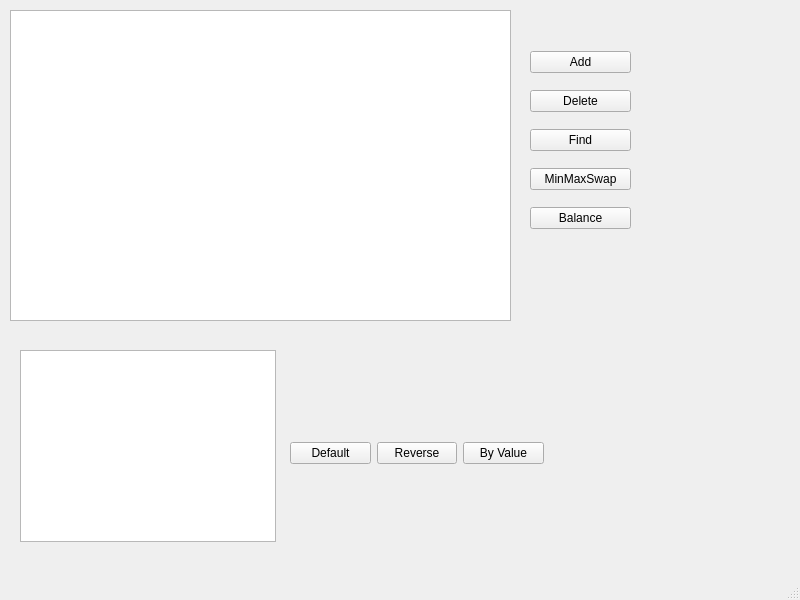
<?xml version="1.0" encoding="UTF-8"?>
<ui version="4.0">
 <class>MainWindow</class>
 <widget class="QMainWindow" name="MainWindow">
  <property name="geometry">
   <rect>
    <x>0</x>
    <y>0</y>
    <width>800</width>
    <height>600</height>
   </rect>
  </property>
  <property name="windowTitle">
   <string>MainWindow</string>
  </property>
  <widget class="QWidget" name="centralwidget">
   <widget class="QWidget" name="layoutWidget">
    <property name="geometry">
     <rect>
      <x>290</x>
      <y>440</y>
      <width>254</width>
      <height>27</height>
     </rect>
    </property>
    <layout class="QHBoxLayout" name="horizontalLayout">
     <item>
      <widget class="QPushButton" name="pushButton_order">
       <property name="text">
        <string>Default</string>
       </property>
      </widget>
     </item>
     <item>
      <widget class="QPushButton" name="pushButton_reverse">
       <property name="text">
        <string>Reverse</string>
       </property>
      </widget>
     </item>
     <item>
      <widget class="QPushButton" name="pushButton_byValue">
       <property name="text">
        <string>By Value</string>
       </property>
      </widget>
     </item>
    </layout>
   </widget>
   <widget class="QTreeView" name="treeView">
    <property name="geometry">
     <rect>
      <x>10</x>
      <y>10</y>
      <width>501</width>
      <height>311</height>
     </rect>
    </property>
   </widget>
   <widget class="QWidget" name="layoutWidget_2">
    <property name="geometry">
     <rect>
      <x>530</x>
      <y>40</y>
      <width>101</width>
      <height>201</height>
     </rect>
    </property>
    <layout class="QVBoxLayout" name="verticalLayout">
     <item>
      <widget class="QPushButton" name="pushButton_add">
       <property name="text">
        <string>Add</string>
       </property>
      </widget>
     </item>
     <item>
      <widget class="QPushButton" name="pushButton_delete">
       <property name="text">
        <string>Delete</string>
       </property>
      </widget>
     </item>
     <item>
      <widget class="QPushButton" name="pushButton_find">
       <property name="text">
        <string>Find</string>
       </property>
      </widget>
     </item>
     <item>
      <widget class="QPushButton" name="pushButton_minMaxSwap">
       <property name="text">
        <string>MinMaxSwap</string>
       </property>
      </widget>
     </item>
     <item>
      <widget class="QPushButton" name="pushButton_balance">
       <property name="text">
        <string>Balance</string>
       </property>
      </widget>
     </item>
    </layout>
   </widget>
   <widget class="QTextBrowser" name="textBrowser">
    <property name="geometry">
     <rect>
      <x>20</x>
      <y>350</y>
      <width>256</width>
      <height>192</height>
     </rect>
    </property>
   </widget>
  </widget>
  <widget class="QMenuBar" name="menubar">
   <property name="geometry">
    <rect>
     <x>0</x>
     <y>0</y>
     <width>800</width>
     <height>22</height>
    </rect>
   </property>
  </widget>
  <widget class="QStatusBar" name="statusbar"/>
 </widget>
 <resources/>
 <connections/>
</ui>
